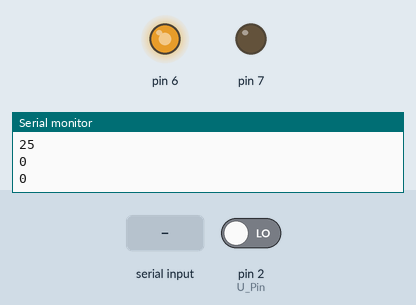
Recording of a sketch running on a simulated Arduino Uno, built with avr-gcc and run on an emulated ATmega328P. Shown: output pins drawn as LEDs (lit = HIGH), the last lines printed to the serial monitor. Inputs (shaded band) come from the test bench; at power-on: pin 2 (U_Pin) LOW.

Above: at 1.2 s.
1.3 s: "ratio" received over Serial
At 1.6 s:
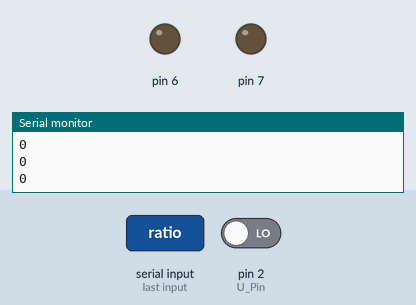
Timing chart, 0 to 4.3 s (numbered marks = the images above; inputs shaded):
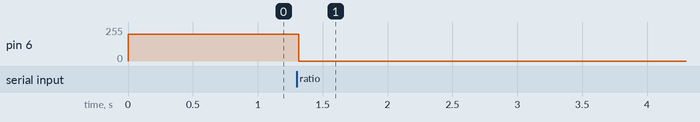

The sketch:

____.ino
```cpp
int U_Pin = 2;  //定义中断引脚为数字端口2
const byte RATE_SIZE = 10; //存储速度数据数组的长度
byte rates[RATE_SIZE]; //Array of heart rates
byte rateSpot = 0;
long lastBeat = 0; //上次记录的时间
int beatAvg;      //平均速度
int Val = 0;      //设置变量Val，计数
int val0 = 0;     //记录上次的Val
float time;  //设置变量time，计时
float p,i,d;  //定义pid参数
String P,I,D,Target;
int Speed;  //设置变量Speed，存储转速
int target;  //目标转速
int e1,e2,e3,pwmout;  //定义误差，和输出的PWM占空比
int duty;  //占空比
int cnt=0;
boolean state = false;  //定义判断是否开启PID的状态量
String Duty;
String comdata = "";  //定义字符串存储串口
String senddata = "";  //定义向串口发送的数据

void setup(){

  Serial.begin(115200);  //定义串口波特率为115200，变量初始化
  p=0;
  i=0;
  d=0;
  e1=0;
  e2=0;
  e3=0;
  pwmout=50;
  pinMode(6,OUTPUT);  //定义引脚模式
  pinMode(7,OUTPUT);
  digitalWrite(7,LOW);
  analogWrite(6,200);  //电机启动
  attachInterrupt(0,count,CHANGE);    //引脚电平发生改变时触发
}

void loop(){
  while (Serial.available() > 0)       //读取串口数据
    {
        comdata += char(Serial.read());
        delay(2);
    }
  if(comdata.indexOf("ratio") != -1){  //读取串口发送的PWM占空比并驱动电机
      Duty=comdata.substring(comdata.indexOf("o")+1,comdata.length());
      duty=Duty.toInt();
      analogWrite(6,duty);
      comdata="";
  }
  else if(comdata.indexOf("close") != -1){  //电机停止
      analogWrite(6,0);
      comdata="";
  }
  else if(comdata.indexOf("targ") != -1){  //读取目标转速及PID参数量

      if (comdata.indexOf("P") != -1 && comdata.indexOf("I") !=-1){
        Target=comdata.substring(comdata.indexOf("g")+1,comdata.indexOf("P"));
        target = Target.toInt();
        P=comdata.substring(comdata.indexOf("P")+1,comdata.indexOf("I"));
        p=P.toFloat();
      }
      if (comdata.indexOf("I") != -1 && comdata.indexOf("D") !=-1){
        I=comdata.substring(comdata.indexOf("I")+1,comdata.indexOf("D"));
        i=I.toFloat();
      }
      if (comdata.indexOf("D") != -1){
        D=comdata.substring(comdata.indexOf("D")+1,comdata.length());
        d=D.toFloat();
      }
      comdata="";
  }
  else if(comdata.indexOf("start") != -1){  //开启PID控制
      state = true;
      comdata="";
  }
  else if(comdata.indexOf("stop") != -1){  //停止PID控制
      state = false;
      comdata="";
  }
  int v = Val-val0;
  long delta = millis() - lastBeat;
  lastBeat = millis();
  val0=Val;
  Speed = int(v*60000/40/delta);  //计算转速
  rates[rateSpot++] = (byte)Speed; //存储到数组
  rateSpot %= RATE_SIZE;
  beatAvg = 0;
  for (byte x = 0 ; x < RATE_SIZE ; x++){  //对速度数组累加求平均
        beatAvg += rates[x];
  }
  beatAvg /= RATE_SIZE;
  if(state){
    cnt++;
    if(cnt>1){  //200ms进行一次PID控制
      e3=target-beatAvg;
      pwmout+= p*(e3-e2)+i*(e3)+d*(e3-2*e2+e1);
      e1=e2;
      e2=e3;
      if(pwmout<50){
        pwmout=50;
      }
      else if(pwmout>255){
        pwmout=255;
      }
      analogWrite(6,pwmout);
      cnt=0;
    }
  }
  Serial.println(beatAvg);
  delay(100);
}

void count(){  //中断计数
  Val += 1;
}
```

Measured:
- after the input at 1.3 s, pin 6: 200/255 → 0/255 at once
